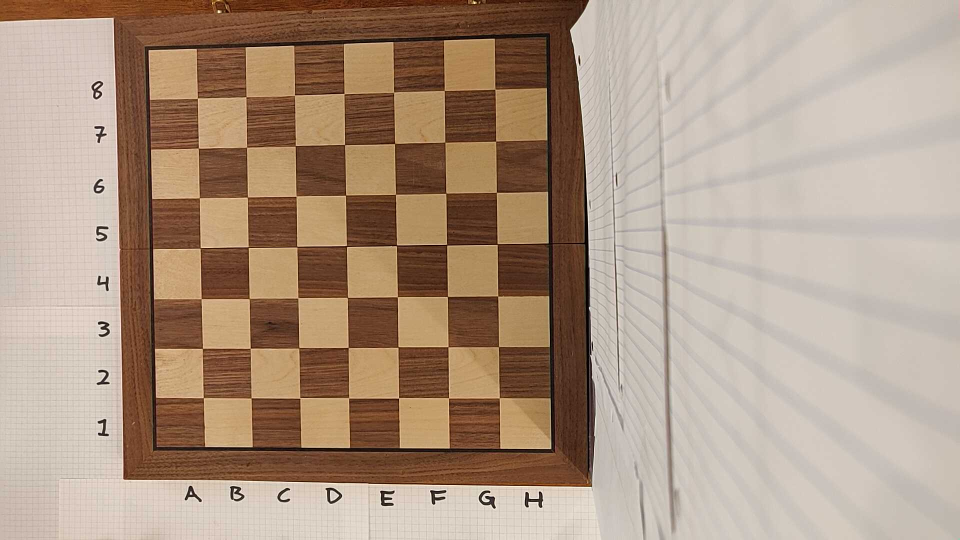
#> input picture Chessboard_detection/TestImages/Temp/empty.jpg, 1920 x 1080 px, found by its file name (shown at 1/2 size)
$ python 'Clustering Tests.py'
#> lines starting #> are read from the running program, lines starting #| are printed output that depends on the picture; after the words box and inside, x2 and y2 are one past the last pixel; in counts of white or black regions, pixels touching at a corner belong together
import math
import numpy as np
import cv2 as cv
from sklearn.cluster import KMeans
from scipy import signal
from collections import Counter

from matplotlib import pyplot as plt

CAMERA_RESOLUTION = (480, 640)

def empty(a):
    pass

def minPos(arr):
    """
    Finds the first occurance of a True array element
    in a boolean array.
    """
    found = False
    index = 0
    for i, item in enumerate(arr):
        if item:
            index = i
            found = True
            break

    return found, index

def maxPos(arr):
    """
    Finds the last occurance of a True array element
    in a boolean array.
    """
    found = False
    index = 0
    for i, item in reversed(list(enumerate(arr))):
        if item:
            index = abs(i)
            found = True
            break

    return found, index

# [5 lines left out: function gkern, not called in this run]

class ChessBoard:
    def __init__(self, img) -> None:
        """
        Initializes board object and finds position of empty board
        """
        # CAMERA OBJECT PROPERTIES
        self.initialImage = np.zeros(CAMERA_RESOLUTION)

        # BOARD SIZE PROPERTIES
        # KERN STD is the standard deviation of the gaussian kernal used for
        # weighting the piece prediction.
        self.BOARD_SIZE = (9, 9)
        self.BOARD_SIZE_INT = (7, 7)
        self.KERN_STD = 6
        self.PIECE_WEIGHT = 3

        # Kmeans class with the id of the black and white pieces
        self.kmeans = None
        self.whiteID = None
        self.blackID = None

        # save the blank boardS
        # self.setInitialImage(camera)
        self.initialImage = img

        # see which blak and white threshold makes the board the easiest to find
        # Opt is estimated by middle of min and max
        thresholdOpt = self.findOptimalThreshold(self.initialImage, onlyFindOne=False, erodeSize=3, blurSize=3)

        _, cornersInt  = self.findBoardCorners(self.initialImage, thresholdOpt)

        cornersIntReshaped = np.reshape(cornersInt, self.BOARD_SIZE_INT + (2,))
        cornersIntReoriented = self.makeTopRowFirst(cornersIntReshaped)

        self.cornersExt = self.estimateExternalCorners(cornersIntReoriented)
        self.flipBoard = False


        # # # ====== Uncomment this code to draw chessboardCorners
        # cornersNew = np.reshape(self.cornersExt, (81, 2))
        # img_new = cv.drawChessboardCorners(img, self.BOARD_SIZE, cornersNew, True)
        # showImg(img_new)

    # [133 lines left out: functions findClusterImg, findBlockClusters, initBoardWithStartPos, fitKClusters, setInitialImage, not called in this run]


    def findGrayBlur(self, img, blurSize):
        # Convert img to grayscale
        gray = cv.cvtColor(img, cv.COLOR_BGR2GRAY)

        # If blursize is invalid then skip blurring
        if blurSize > 0:
            # blur = cv.blur(gray, (blurSize, blurSize))
            blur = cv.medianBlur(gray, blurSize)
        else:
            blur = gray

        return blur

    def threshHoldAndFindBoard(self, grayBlurImg, threshold, erodeSize):
        """
        Theshold image and invert as detect chessboard requires a white border around chessboard.
        """
        # Threshold
        _, thresh = cv.threshold(grayBlurImg, threshold, 255, cv.THRESH_BINARY_INV)

        # If erodeSize is invalid skip eroding and dilating
        if erodeSize > 0:
            element = cv.getStructuringElement(cv.MORPH_RECT, (erodeSize, erodeSize))
            erode = cv.erode(thresh, element)
            dilate = cv.dilate(erode, element)
        else:
            dilate = thresh

        # find chessboard corners, If its too slow add the fast stop param
        didFind, intCorners = cv.findChessboardCorners(dilate, self.BOARD_SIZE_INT)

        return didFind, intCorners

    def findBoardCorners(self, img, threshold, blursize=3, erodeSize=3):
        grayBlur = self.findGrayBlur(img, blursize)
        ret, corners = self.threshHoldAndFindBoard(grayBlur, threshold, erodeSize)
        return ret, corners

    def findOptimalThreshold(self, img, blurSize=3, erodeSize=3, onlyFindOne=False):
        print("Finding Threshold")
        stepSize = 10

        #Find gray blurry img
        grayBlur = self.findGrayBlur(img, blurSize)

        #do a first rough pass by checking all values with step size
        # There is no point in checking 0 and 255
        result_array = [0]*(math.ceil(255/stepSize)-2)
        for i in range(1, math.floor(255/stepSize)):
            result_array[i-1], _ = self.threshHoldAndFindBoard(grayBlur, i*stepSize, erodeSize)

            # stop at first success if flag to find one is true
            if onlyFindOne and result_array[i-1] == True:
                return i*stepSize

        #Find min and max threshold bound
        respMin, minBound = minPos(result_array)
        minBound = stepSize + minBound*stepSize - 1
        respMax, maxBound = maxPos(result_array)
        maxBound = stepSize + maxBound*stepSize + 1

        if not respMin or not respMax:
            print("Could not find successful threshold")
            exit()

        # finetune min
        iter = 0
        result = False
        while iter < 10:
            result, _ = self.threshHoldAndFindBoard(grayBlur, minBound, erodeSize)
            if not result:
                break
            minBound -= 1
        else:
            raise("minbound never found finetuned val")

        # finetune max
        result = False
        while iter < 10:
            result, _ = self.threshHoldAndFindBoard(grayBlur, maxBound, erodeSize)
            if not result:
                break
            maxBound += 1
        else:
            raise("maxBound never found finetuned val")

        # return average of minBound and Maxbound to hopefully be most reliable threshold
        thresholdOpt = int((maxBound+minBound)/2)
        print("Opt Thresh:", thresholdOpt)
        return thresholdOpt

    def estimateExternalCorners(self, cornersInt):
        """
        Expand the internal corners by one row.
        """

        diffRow = np.diff(cornersInt, axis=0)
        meanDiffRow = np.mean(diffRow, axis=0)
        externTop = 2*cornersInt[None, 0, :, :] - cornersInt[None, 1, :, :]
        externBottom = 2*cornersInt[None, -1, :, :] - cornersInt[None, -2, :, :]

        difCol = np.diff(cornersInt, axis=1)
        meanDiffCol = np.mean(difCol, axis=1)
        meanDiffCol = np.reshape(meanDiffCol, (7, 1, 2))

        externleft = 2*cornersInt[:, None, 0, :] - cornersInt[:, None, 1, :]
        externRight = 2*cornersInt[:, None, -1, :] - cornersInt[:, None, -2, :]

        topLeft = 3*cornersInt[None, 0, None, 0, :] - cornersInt[None, 1, None, 0, :] - cornersInt[None, 0, None, 1, :]
        topRight = 3*cornersInt[None, 0, None, -1, :] - cornersInt[None, 1, None, -1, :] - cornersInt[None, 0, None, -2, :]
        botLeft = 3*cornersInt[None, -1, None, 0, :] - cornersInt[None, -2, None, 0, :] - cornersInt[None, -1, None, 1, :]
        botRight = 3*cornersInt[None, -1, None, -1, :] - cornersInt[None, -2, None, -1, :] - cornersInt[None, -1, None, -2, :]

        cornersExtRow0 = np.hstack([topLeft, externTop, topRight])
        cornersExtRow1 = np.hstack([externleft, cornersInt, externRight])
        cornersExtRow2 = np.hstack([botLeft, externBottom, botRight])

        cornersExt = np.vstack([cornersExtRow0, cornersExtRow1, cornersExtRow2])

        return cornersExt

    def findCentroidsOfCorners(self, corners):
        row_top_pt_1 = corners[0][0]
        row_top_pt_2 = corners[0][-1]
        centroid_top = (row_top_pt_1 + row_top_pt_2) / 2

        row_left_pt_1 = corners[0][0]
        row_left_pt_2 = corners[-1][0]
        centroid_left = (row_left_pt_1 + row_left_pt_2) / 2

        row_right_pt_1 = corners[0][-1]
        row_right_pt_2 = corners[-1][-1]
        centroid_right = (row_right_pt_1 + row_right_pt_2) / 2

        row_bottom_pt_1 = corners[-1][0]
        row_bottom_pt_2 = corners[-1][-1]
        centroid_bottom = (row_bottom_pt_1 + row_bottom_pt_2) / 2

        return centroid_top, centroid_left, centroid_right, centroid_bottom

    def makeTopRowFirst(self, corners):
        # TODO: adjust angle to keep top row at the top of image
        # The array should start form top left.
        # top row is the top row of array. We are aiming to make it the
        # top row of the image as well

        top, left, right, bottom = self.findCentroidsOfCorners(corners)

        if top[1] > np.min([left[1], right[1], bottom[1]]) \
            and top[1] < np.max([left[1], right[1], bottom[1]]):
            # top row is between. therefore it must be on the side of the image.
            # transpose, and flip it.
            newArr = np.transpose(corners, axes=(1, 0, 2))
        else:
            newArr = corners

        top, left, right, bottom = self.findCentroidsOfCorners(newArr)

        if top[1] > np.max([left[1], right[1], bottom[1]]):
            #Row is at bottom of all. flip to make top.
            newArr = np.flip(newArr, axis=0)

        diff = newArr[0][-1] - newArr[0][0]
        firstRowAngle = np.arctan2(diff[1], diff[0])
        firstRowAngle = (firstRowAngle + 2*np.pi) % (2*np.pi)
        if firstRowAngle > np.pi/2 and firstRowAngle < (4/3*np.pi):
            newArr = np.flip(newArr, axis=1)

        return newArr

    # [268 lines left out: functions maskImage, getCurrentPositions, splitBoardIntoSquares, detectPiece, detectPieces, findPieceID and 4 more, not called in this run]


def main():
    img = cv.imread('Chessboard_detection\TestImages\Temp\\empty.JPG')
#> img is the input picture: shape (1080, 1920, 3); mean B, G, R 132.2, 151.1, 173.6
    # img = cv.imread('Chessboard_detection\TestImages\Temp\\empty.JPG')
    board = ChessBoard(img)
#> in findGrayBlur, `gray = cv.cvtColor(img, cv.COLOR_BGR2GRAY)`:
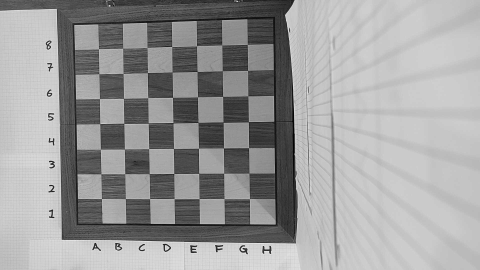
#> gray: shape (1080, 1920) (shown at 1/4 size); min 1, max 254, mean 155.7
#> the loop in findOptimalThreshold, `for i in range(1, math.floor(255/stepSize)):` made 24 passes
#> didFind in threshHoldAndFindBoard on passes 1 to 4: False, False, False, False
#> pass 1, in threshHoldAndFindBoard, `_, thresh = cv.threshold(grayBlurImg, threshold, 255, cv.THRESH_BINARY..`:
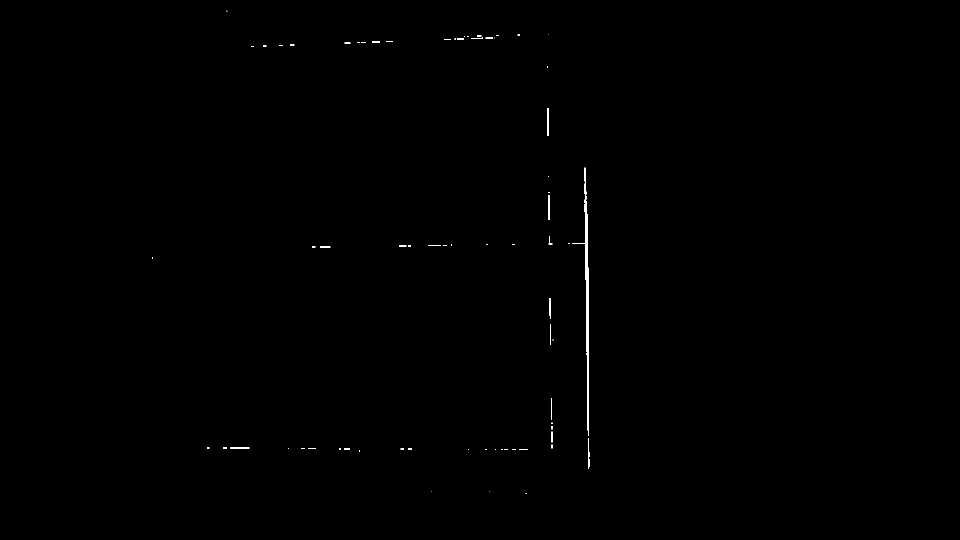
#> thresh: shape (1080, 1920) (shown at 1/2 size); 0.19% white; 70 white regions (47 under 20 px), largest, box (x1, y1, x2, y2) and area: (1145, 335, 1178, 872) 2303, (1176, 876, 1179, 938) 150, (1095, 216, 1097, 272) 112
#> pass 1, in threshHoldAndFindBoard, `dilate = cv.dilate(erode, element)`:
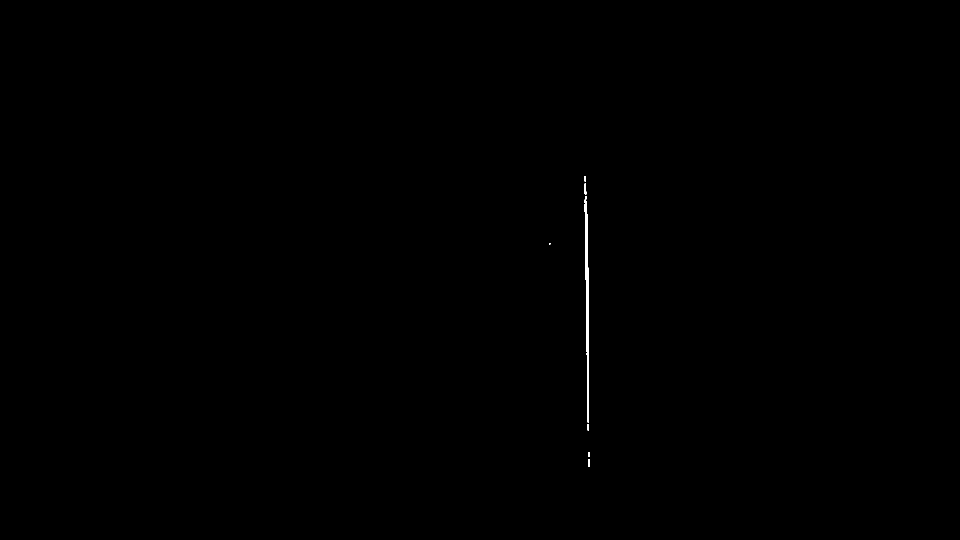
#> dilate: shape (1080, 1920) (shown at 1/2 size); 0.11% white; 7 white regions (1 under 20 px), largest, box (x1, y1, x2, y2) and area: (1169, 392, 1178, 845) 2030, (1169, 367, 1173, 389) 71, (1176, 918, 1179, 934) 48, (1175, 848, 1178, 861) 39, (1169, 352, 1172, 363) 33, (1176, 904, 1179, 914) 30
#> after the loop in findOptimalThreshold, `for i in range(1, math.floor(255/stepSize)):`: result_array = [False, False, False, False, False, False, False, False, False, True, True, True, False, False, False, False, False, False, False, False, False, False, False, False]
#> the loop in minPos, `for i, item in enumerate(arr):` made 10 passes
#> (item, index, found) on pass 10: (True, 9, True)
#> in findOptimalThreshold, `respMin, minBound = minPos(result_array)`: respMin = True; minBound = 9
#> in findOptimalThreshold, `minBound = stepSize + minBound*stepSize - 1`: minBound = 99
#> the loop in maxPos, `for i, item in reversed(list(enumerate(arr))):` made 13 passes
#> (i, item, index, found) on pass 13: (11, True, 11, True)
#> in findOptimalThreshold, `respMax, maxBound = maxPos(result_array)`: respMax = True; maxBound = 11
#> in findOptimalThreshold, `maxBound = stepSize + maxBound*stepSize + 1`: maxBound = 121
#> the loop in findOptimalThreshold, `while iter < 10:` made 6 passes
#> (didFind in threshHoldAndFindBoard, result, minBound) on passes 1 to 4: (True, True, 98), (True, True, 97), (True, True, 96), (True, True, 95)
#> pass 1, in threshHoldAndFindBoard (call 25), `dilate = cv.dilate(erode, element)`:
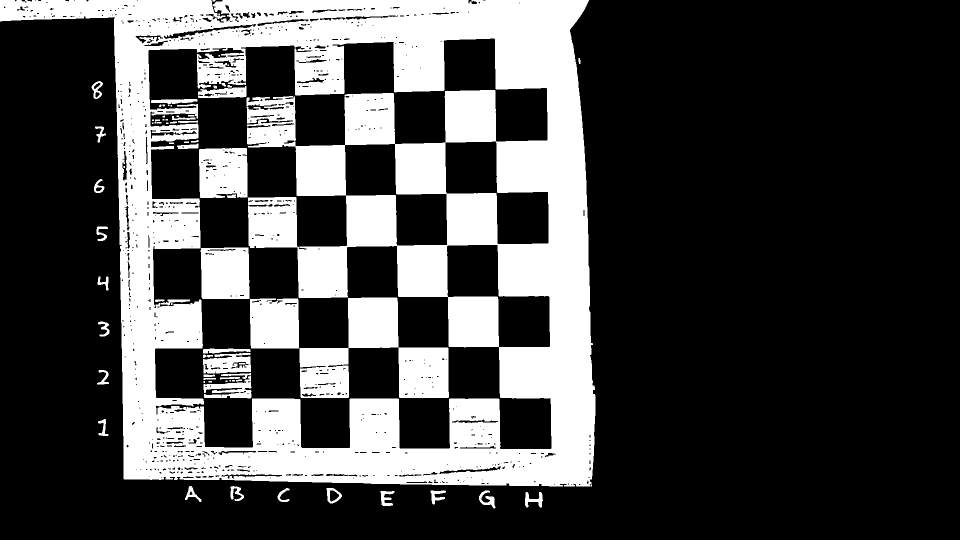
#> dilate: shape (1080, 1920) (shown at 1/2 size); 27.4% white; 75 white regions (22 under 20 px), largest, box (x1, y1, x2, y2) and area: (0, 0, 1191, 973) 494344, (599, 595, 898, 796) 29065, (401, 495, 499, 598) 9625
#> after the loop in findOptimalThreshold, `while iter < 10:`: minBound = 94
#> the loop in findOptimalThreshold, `while iter < 10:` made 10 passes
#> pass 1, in threshHoldAndFindBoard (call 31), `erode = cv.erode(thresh, element)`:
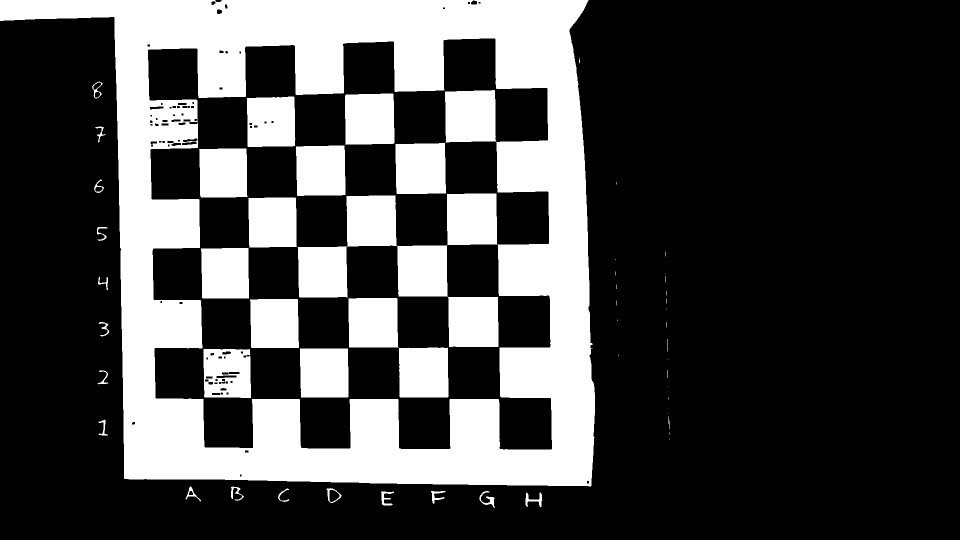
#> erode: shape (1080, 1920) (shown at 1/2 size); 27.9% white; 50 white regions (22 under 20 px), largest, box (x1, y1, x2, y2) and area: (0, 0, 1190, 973) 490959, (690, 187, 789, 290) 9815, (592, 291, 691, 392) 9646
#> pass 1, in threshHoldAndFindBoard (call 31), `dilate = cv.dilate(erode, element)`:
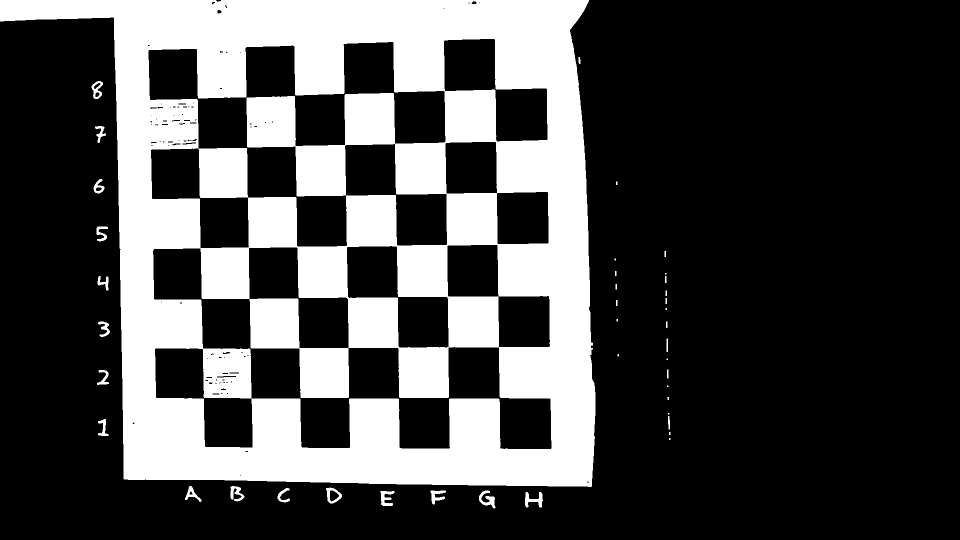
#> dilate: shape (1080, 1920) (shown at 1/2 size); 28.9% white; 41 white regions (11 under 20 px), largest, box (x1, y1, x2, y2) and area: (0, 0, 1191, 974) 592641, (958, 981, 991, 1017) 537, (1050, 984, 1086, 1015) 535
#> after the loop in findOptimalThreshold, `while iter < 10:`: maxBound = 130
#> in findOptimalThreshold, `thresholdOpt = int((maxBound+minBound)/2)`: thresholdOpt = 112
#| Opt Thresh: 112
#> in findBoardCorners, `ret, corners = self.threshHoldAndFindBoard(grayBlur, threshold, erodeS..`: ret = True; corners = 49 rows, first 8: [990.5, 179], [992, 283], [993.5, 385.5], [995.5, 487.6], [995.8, 592.5], [997.5, 694], [999, 796], [888.5, 181.5]
#> in __init__, `_, cornersInt  = self.findBoardCorners(self.initialImage, thresholdOpt)`: cornersInt has the same summary as corners in findBoardCorners
#> in findCentroidsOfCorners, `row_top_pt_1 = corners[0][0]`: row_top_pt_1 = [990.5, 179]
#> in findCentroidsOfCorners, `row_top_pt_2 = corners[0][-1]`: row_top_pt_2 = [999, 796]
#> in findCentroidsOfCorners, `centroid_top = (row_top_pt_1 + row_top_pt_2) / 2`: centroid_top = [994.8, 487.5]
#> in findCentroidsOfCorners, `row_left_pt_1 = corners[0][0]`: row_left_pt_1 = [990.5, 179]
#> in findCentroidsOfCorners, `row_left_pt_2 = corners[-1][0]`: row_left_pt_2 = [395, 197]
#> in findCentroidsOfCorners, `centroid_left = (row_left_pt_1 + row_left_pt_2) / 2`: centroid_left = [692.8, 188]
#> in findCentroidsOfCorners, `row_right_pt_1 = corners[0][-1]`: row_right_pt_1 = [999, 796]
#> in findCentroidsOfCorners, `row_right_pt_2 = corners[-1][-1]`: row_right_pt_2 = [407.8, 795.2]
#> in findCentroidsOfCorners, `centroid_right = (row_right_pt_1 + row_right_pt_2) / 2`: centroid_right = [703.4, 795.6]
#> in findCentroidsOfCorners, `row_bottom_pt_1 = corners[-1][0]`: row_bottom_pt_1 = [395, 197]
#> in findCentroidsOfCorners, `row_bottom_pt_2 = corners[-1][-1]`: row_bottom_pt_2 = [407.8, 795.2]
#> in findCentroidsOfCorners, `centroid_bottom = (row_bottom_pt_1 + row_bottom_pt_2) / 2`: centroid_bottom = [401.4, 496.1]
#> in makeTopRowFirst, `top, left, right, bottom = self.findCentroidsOfCorners(corners)`: top = [994.8, 487.5]; left = [692.8, 188]; right = [703.4, 795.6]; bottom = [401.4, 496.1]
#> in makeTopRowFirst, `top, left, right, bottom = self.findCentroidsOfCorners(newArr)`: top = [692.8, 188]; left = [994.8, 487.5]; right = [401.4, 496.1]; bottom = [703.4, 795.6]
#> in makeTopRowFirst, `diff = newArr[0][-1] - newArr[0][0]`: diff = [-595.5, 18]
#> in makeTopRowFirst, `firstRowAngle = np.arctan2(diff[1], diff[0])`: firstRowAngle = 3.11
#> in estimateExternalCorners, `meanDiffRow = np.mean(diffRow, axis=0)`: meanDiffRow = [[2.13, 99.71], [1.67, 100.4], [1.83, 100.8], [1.37, 101.3], [1.67, 101.8], [1.5, 102.4], [1.42, 102.8]]
#> in estimateExternalCorners, `externTop = 2*cornersInt[None, 0, :, :] - cornersInt[None, 1, :, :]`: externTop = [[393.8, 97.77], [491, 92.85], [588.5, 90], [689.1, 87.05], [785.5, 83], [886.5, 78.5], [989, 75]]
#> in estimateExternalCorners, `externBottom = 2*cornersInt[None, -1, :, :] - cornersInt[None, -2, :, :]`: externBottom = [[410, 893.4], [504.9, 895.6], [602.4, 896.1], [698.5, 896.5], [796.2, 897.5], [898.5, 897.5], [1000.5, 898]]
#> in estimateExternalCorners, `meanDiffCol = np.mean(difCol, axis=1)`: meanDiffCol = [[99.25, -3], [99.3, -2.2], [99, -1.75], [99.17, -1.4], [98.82, -0.843], [98.66, -0.513], [98.54, 0.127]]
#> in estimateExternalCorners, `externleft = 2*cornersInt[:, None, 0, :] - cornersInt[:, None, 1, :]`: externleft = [[297.5, 200.1], [298.5, 297.5], [303.5, 397.5], [303.9, 497], [306.7, 597.7], [310.9, 696.8], [313, 794]]
#> in estimateExternalCorners, `externRight = 2*cornersInt[:, None, -1, :] - cornersInt[:, None, -2, :]`: externRight = [[1092.5, 176.5], [1093.5, 281.5], [1094.5, 384], [1096.8, 484.9], [1096, 591.6], [1098.5, 693.5], [1100.5, 796]]
#> in estimateExternalCorners, `topLeft = 3*cornersInt[None, 0, None, 0, :] - cornersInt[None, 1, None..`: topLeft = [[296.3, 100.8]]
#> in estimateExternalCorners, `topRight = 3*cornersInt[None, 0, None, -1, :] - cornersInt[None, 1, No..`: topRight = [[1091, 72.5]]
#> in estimateExternalCorners, `botLeft = 3*cornersInt[None, -1, None, 0, :] - cornersInt[None, -2, No..`: botLeft = [[315.3, 892.1]]
#> in estimateExternalCorners, `botRight = 3*cornersInt[None, -1, None, -1, :] - cornersInt[None, -2, ..`: botRight = [[1102, 898]]
#> in estimateExternalCorners, `cornersExtRow0 = np.hstack([topLeft, externTop, topRight])`: cornersExtRow0 = [[296.3, 100.8], [393.8, 97.77], [491, 92.85], [588.5, 90], [689.1, 87.05], [785.5, 83], [886.5, 78.5], [989, 75], [1091, 72.5]]
#> in estimateExternalCorners, `cornersExtRow2 = np.hstack([botLeft, externBottom, botRight])`: cornersExtRow2 = [[315.3, 892.1], [410, 893.4], [504.9, 895.6], [602.4, 896.1], [698.5, 896.5], [796.2, 897.5], [898.5, 897.5], [1000.5, 898], [1102, 898]]

    img = cv.imread('Chessboard_detection\TestImages\Temp\\empty.JPG')


if __name__ == "__main__":
    main()
